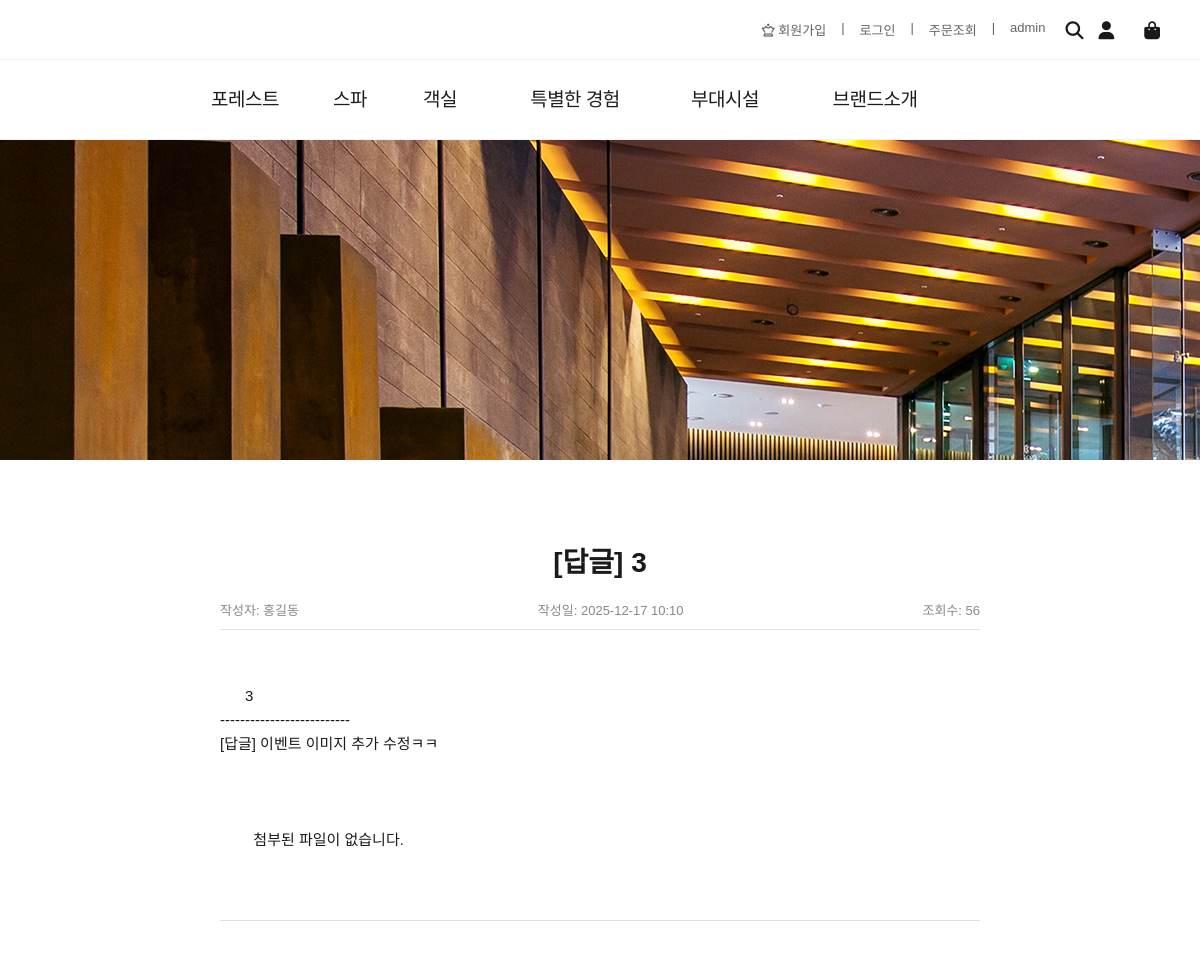
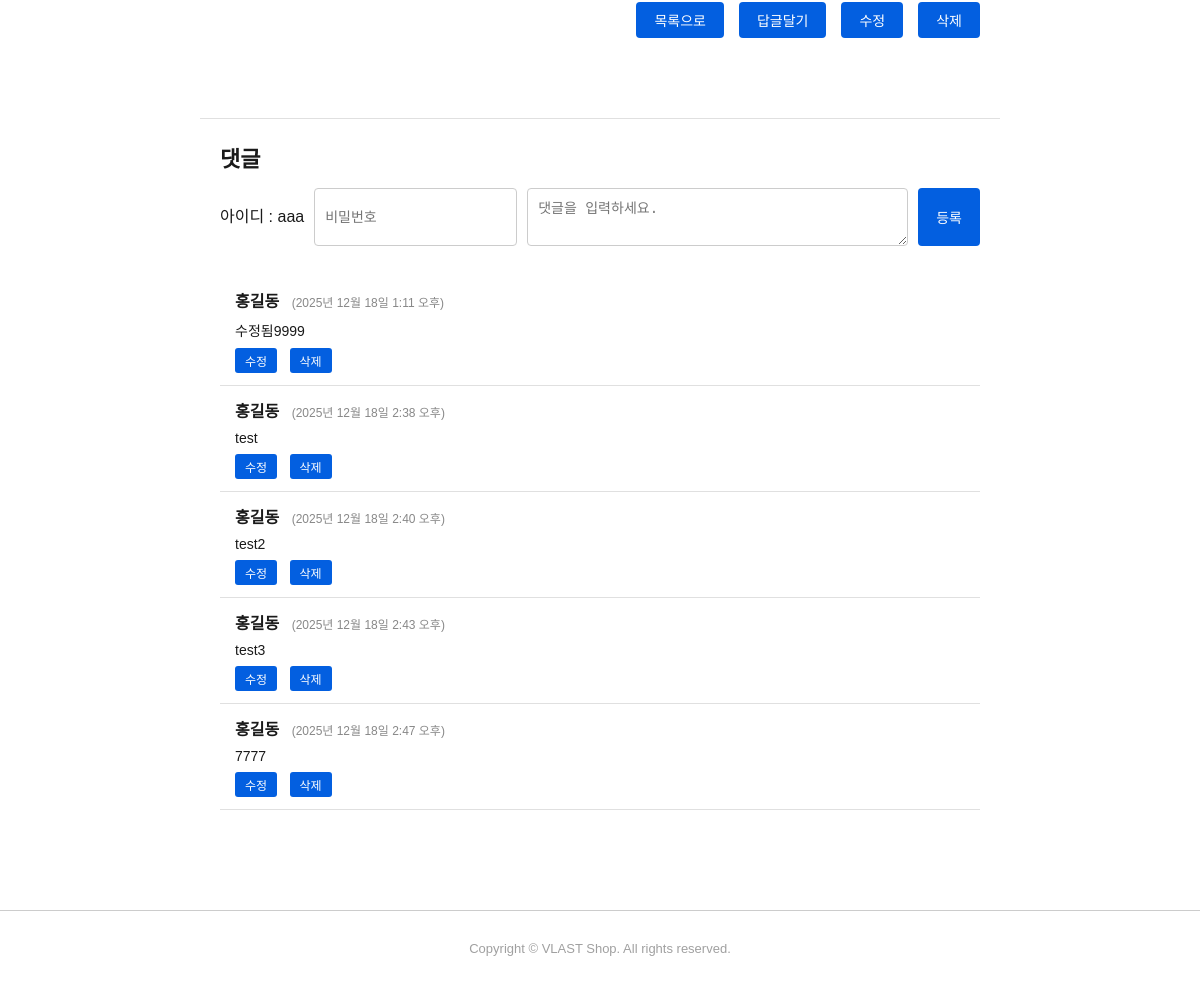
Screenshot of /board/view/105/ (signed in) with the database file from the repository (2 pictures, top to bottom).
### board/models.py (models this page shows, shortened)
class Board(models.Model):
    bno = models.AutoField(primary_key=True)
    btitle = models.CharField(max_length=1000)
    bcontent = models.TextField()
    member = models.ForeignKey(Member,on_delete=models.SET_NULL,null=True)
    bgroup = models.IntegerField(default=0)
    bstep = models.IntegerField(default=0)
    bindent = models.IntegerField(default=0)
    bhit = models.IntegerField(default=0) #조회수
    bfile = models.FileField(default='',null=True)
    bdate = models.DateTimeField(auto_now=True)

### member/models.py (models this page shows, shortened)
class Member(models.Model):
    id = models.CharField(max_length=50,primary_key=True)
    pw = models.CharField(max_length=100)
    name = models.CharField(max_length=50)
    phone = models.CharField(max_length=13,default='010-0000-0000')
    gender = models.CharField(max_length=10,default='남자')
    hobby = models.CharField(max_length=100,default='게임')
    mdate = models.DateTimeField(auto_now=True)

### comment/models.py (models this page shows, shortened)
class Comment(models.Model):
    cno = models.AutoField(primary_key=True)
    board = models.ForeignKey(Board,on_delete=models.CASCADE)
    member = models.ForeignKey(Member,on_delete=models.SET_NULL,null=True,blank=True)
    cpw = models.CharField(max_length=10,null=True,blank=True)
    ccontent = models.TextField(blank=True)
    cdate = models.DateTimeField(auto_now=True)

### board/views.py (the view)
# urls.py: path('view/<int:bno>/', views.view, name='view'),
def view(request,bno):
    qs = Board.objects.filter(bno=bno)
    c_qs = Comment.objects.filter(board=qs[0])
    qs.update(bhit = F('bhit') + 1 )
    context = {'board':qs[0],'clist':c_qs}
    return render(request,'board/view.html',context)

### board/templates/board/view.html (shortened to what this page needs)
{% extends "base.html" %}
{% load static %}
{% block css-block %}
<link rel='stylesheet' href='{% static "css/view.css" %}'>
{% endblock css-block %}
{% block body-block %}
  <div class="detail-container">
    <div class="detail-title">{{board.btitle}}</div>
    <div class="detail-info">
      <div>작성자: {{board.member.name}}</div>
      <div>작성일: {{board.bdate|date:'Y-m-d H:i'}}</div>
      <div>조회수: {{board.bhit}}</div>
    </div>
    <div class="detail-content">
      {{board.bcontent}}
      <br>
      {% if board.bfile %}
        <img src='/media/{{board.bfile}}' style='width:150px;'>
      {% else %}
        첨부된 파일이 없습니다.
      {% endif %}
    </div>
    <div class="detail-buttons">
      <a href="/board/list/">목록으로</a>
      <a href="/board/reply/{{board.bno}}/">답글달기</a>
      {% if board.member.id == request.session.session_id  %}
        <a href="/board/update/{{board.bno}}/">수정</a>
        <button id="deleteBtn">삭제</button>
      {% endif %}
    </div>
  </div>
  <div id="commentsSection">
    <h3>댓글</h3>
    <form id="commentForm">
      <span style='padding-top:15px;'>아이디 : aaa</span>
      <input type="text" id="commentPw" placeholder="비밀번호" maxlength="20" />
      <textarea id="commentText" placeholder="댓글을 입력하세요." maxlength="200"></textarea>
      <button type="button" id='writeBtn'>등록</button>
    </form>
    <div id="commentsList">
      {% if clist %}
        {% for c in clist %}
        <div class="comment" id='{{c.cno}}'>
          <strong>{{request.session.session_name}}</strong> <span>({{c.cdate}})</span>
          <p>{{c.ccontent}}</p>
          <div class="comment-buttons">
            <button class="edit-btn">수정</button>
            <button class="delete-btn">삭제</button>
          </div>
          </div>
        {% endfor %}
      {% else %}
        <div style='text-align:center;'> 댓글이 없습니다. </div>
      {% endif %}
      </div>
    </div>
{% endblock body-block %}

### static/css/style.css (style rules this page uses)
a { text-decoration: none; color: inherit; }

### static/css/view.css (style rules this page uses)
body { font-family: 'Arial', sans-serif; margin: 0; padding: 0; background: #fff; color: #1a1a1a; }
.detail-container { max-width: 800px; margin: 80px auto; padding: 0 20px; box-sizing: border-box; }
.detail-title { font-size: 28px; font-weight: bold; margin-bottom: 20px; text-align: center; }
.detail-info { display: flex; justify-content: space-between; color: #888; font-size: 13px; margin-bottom: 30px; border-bottom: 1px solid #e0e0e0; padding-bottom: 10px; }
.detail-content { font-size: 15px; line-height: 1.6; color: #1a1a1a; white-space: pre-wrap; margin-bottom: 40px; border-bottom: 1px solid #e0e0e0; padding-bottom: 20px; }
.detail-buttons { display: flex; justify-content: flex-end; gap: 15px; }
.detail-buttons a, .detail-buttons button { text-decoration: none; padding: 8px 18px; font-size: 14px; color: white; background-color: #035fe0; border-radius: 4px; border: none; cursor: pointer; transition: background-color 0.3s; }
#commentsSection { max-width: 800px; margin: 40px auto 100px; padding: 0 20px; box-sizing: border-box; border-top: 1px solid #e0e0e0; }
#commentsSection h3 { font-size: 22px; margin-bottom: 15px; font-weight: bold; }
#commentForm { display: flex; gap: 10px; margin-bottom: 30px; }
#commentForm input[type="text"] { flex: 0 0 150px; padding: 8px 10px; font-size: 14px; border: 1px solid #ccc; border-radius: 4px; }
#commentForm textarea { flex: 1; padding: 8px 10px; font-size: 14px; border: 1px solid #ccc; border-radius: 4px; resize: vertical; min-height: 40px; }
#commentForm button { padding: 8px 18px; background-color: #035fe0; border: none; border-radius: 4px; color: white; font-size: 14px; cursor: pointer; transition: background-color 0.3s; }
#commentsList .comment { padding: 12px 15px; border-bottom: 1px solid #e0e0e0; }
#commentsList .comment strong { font-weight: bold; }
#commentsList .comment span { color: #888; font-size: 12px; margin-left: 8px; }
#commentsList .comment p { margin: 8px 0 0 0; white-space: pre-wrap; font-size: 14px; color: #1a1a1a; }
.comment-buttons { margin-top: 8px; }
.comment-buttons button { padding: 4px 10px; margin-right: 8px; font-size: 12px; border: none; border-radius: 3px; cursor: pointer; background-color: #035fe0; color: white; transition: background-color 0.3s; }

### rows the page displays
Board: btitle "[답글] 3", member.name "홍길동", bdate "2025-12-17 10:10", bhit "56", bcontent "3 -------------------------- [답글] 이벤트 이미지 추가 수정ㅋㅋ"
Comment: session.session_name "홍길동", cdate "2025년 12월 18일 1:11 오후", ccontent "수정됨9999"
Comment: session.session_name "홍길동", cdate "2025년 12월 18일 2:38 오후", ccontent "test"
Comment: session.session_name "홍길동", cdate "2025년 12월 18일 2:40 오후", ccontent "test2"
Comment: session.session_name "홍길동", cdate "2025년 12월 18일 2:43 오후", ccontent "test3"
Comment: session.session_name "홍길동", cdate "2025년 12월 18일 2:47 오후", ccontent "7777"
